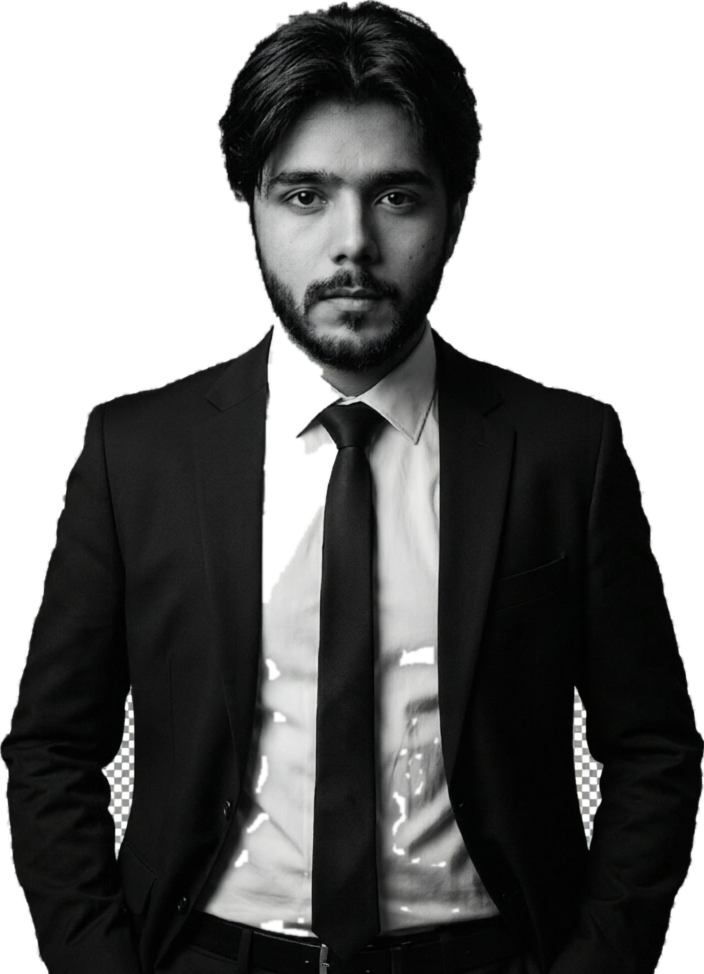
#> input picture assets/adil-photo-cutout-hd.png, 704 x 974 px
$ python make_silhouette.py ../assets/adil-photo-cutout-hd.png out.png
#> lines starting #> are read from the running program, lines starting #| are printed output that depends on the picture
#!/usr/bin/env python3
"""Remove a light checkerboard from a supplied black-silhouette PNG and make alpha.
The input silhouette itself is kept solid black; only the pale background is converted
into transparency. Usage: python tools/make_silhouette.py INPUT.png OUTPUT.png
"""
import argparse
from pathlib import Path
from PIL import Image, ImageOps

def main():
    ap=argparse.ArgumentParser();ap.add_argument('source');ap.add_argument('output');args=ap.parse_args()
    src=Image.open(args.source).convert('RGB')
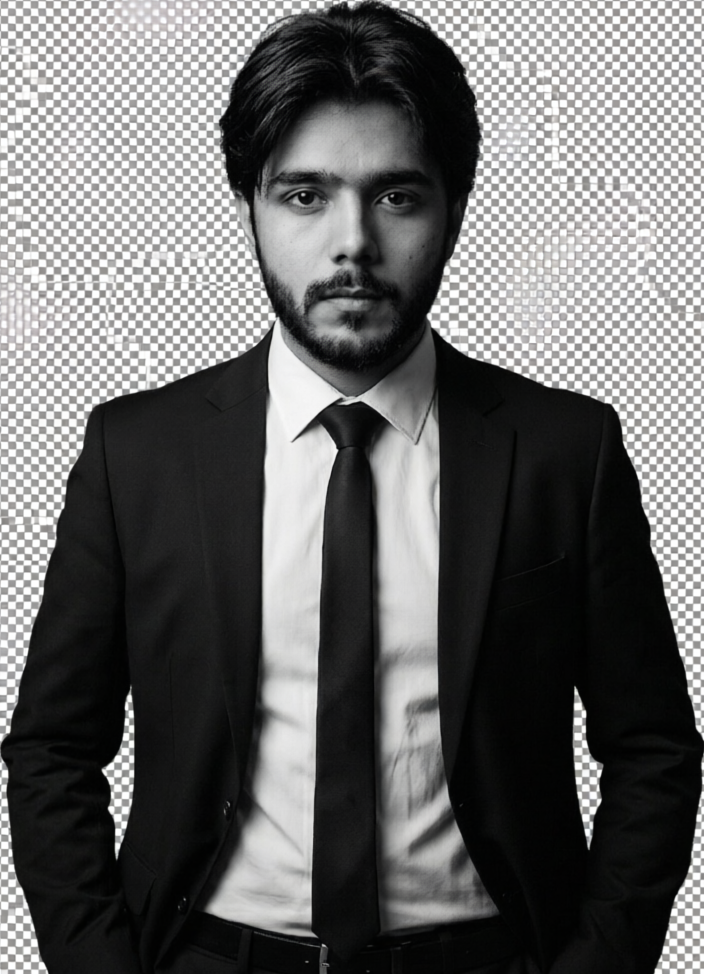
#> src: PIL image 704x974 RGB; mean R, G, B 104.3, 104.4, 104.2
    gray=ImageOps.grayscale(src)
    # The supplied checkerboard is light (>=~229 luma); all silhouette pixels are black.
    # A linear matte softly antialiases the silhouette edge without leaving checker squares.
    lut=[255 if v<=8 else 0 if v>=224 else round(255*(224-v)/(224-8)) for v in range(256)]
    alpha=gray.point(lut)
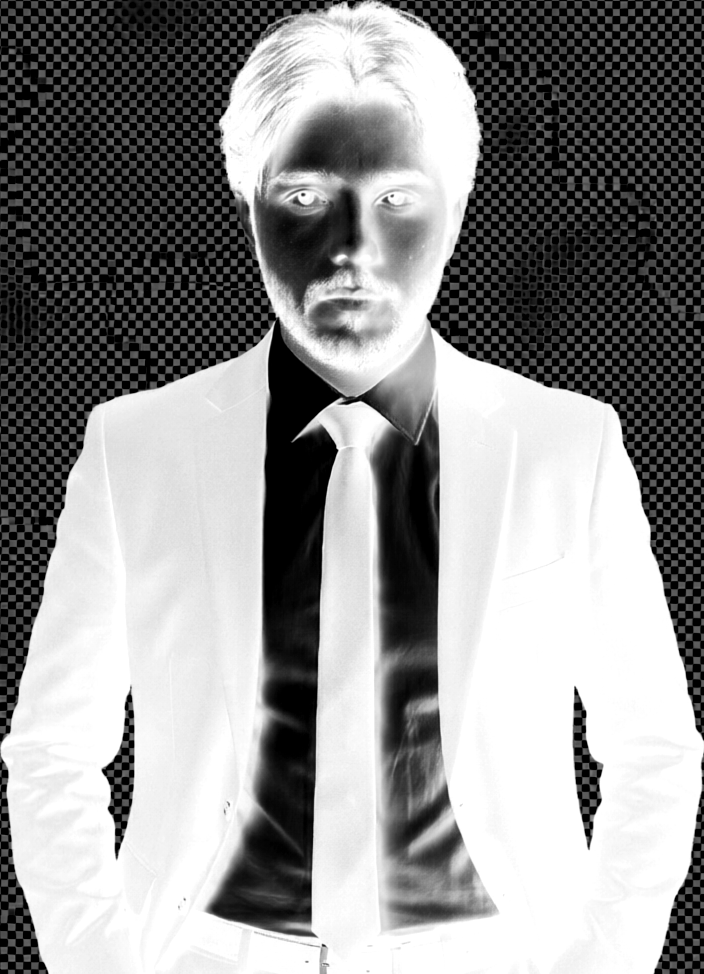
#> alpha: PIL image 704x974 L; min 0, max 255, mean 144.8
    # Tight crop plus a small transparent safety margin for clean scaling in the edit.
    box=alpha.point([255 if v>18 else 0 for v in range(256)]).getbbox()
#> box = (0, 0, 704, 974)
    if not box: raise ValueError('No dark silhouette found in input')
    l,t,r,b=box; pad=16
#> after `l, t, r, b = box`: l = 0; t = 0; r = 704; b = 974
    box=(max(0,l-pad),max(0,t-pad),min(src.width,r+pad),min(src.height,b+pad))
    rgba=Image.new('RGBA',src.size,(0,0,0,0));rgba.putalpha(alpha)
#> after `rgba = Image.new('RGBA', src.size, (0, 0, 0, 0))`: rgba: PIL image 704x974 RGBA; every value is 0
#> after `rgba.putalpha(alpha)`:
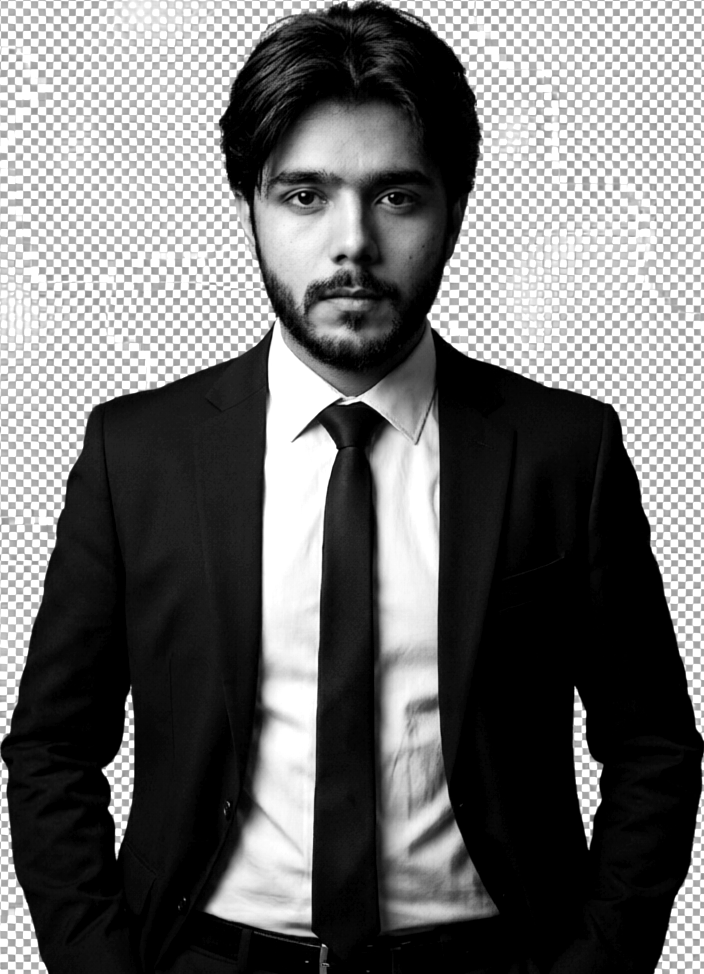
#> rgba: PIL image 704x974 RGBA; mean R, G, B, A 0, 0, 0, 144.8; transparent parts drawn white
    Path(args.output).parent.mkdir(parents=True,exist_ok=True)
    rgba.crop(box).save(args.output)
    print(f'Saved transparent silhouette: {args.output} ({box[2]-box[0]}x{box[3]-box[1]})')
#| Saved transparent silhouette: out.png (704x974)
if __name__=='__main__':main()

$ run again, on assets/adil-photo-cutout.png
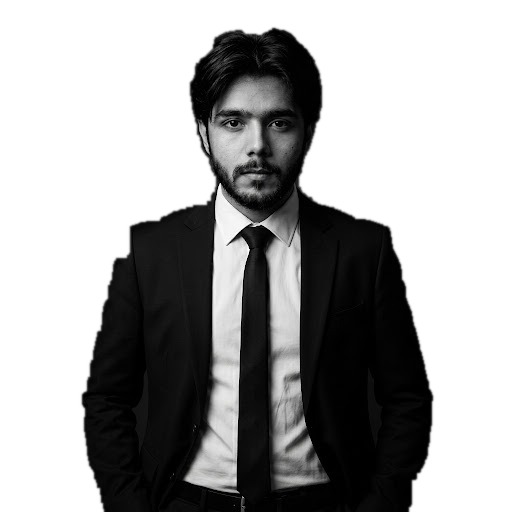
#> input picture assets/adil-photo-cutout.png, 512 x 512 px
#> in main, `alpha=gray.point(lut)`:
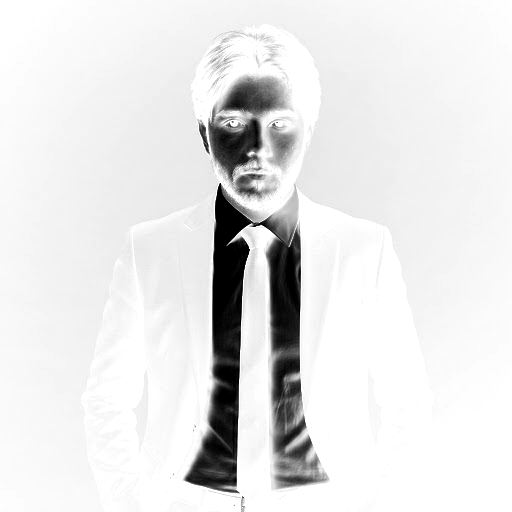
#> alpha: PIL image 512x512 L; min 0, max 255, mean 229.3
#> box = (0, 0, 512, 512)
#> l = 0; r = 512
#> rgba: PIL image 512x512 RGBA; every value is 0
#> in main, `rgba.putalpha(alpha)`:
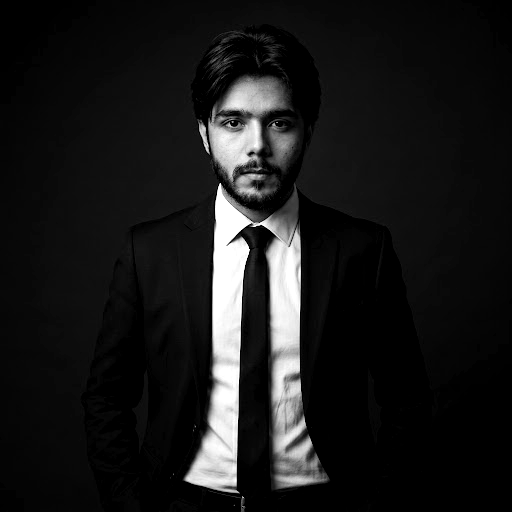
#> rgba: PIL image 512x512 RGBA; mean R, G, B, A 0, 0, 0, 229.3; transparent parts drawn white
#| Saved transparent silhouette: out.png (512x512)

$ run again, on assets/adil-portrait.jpg
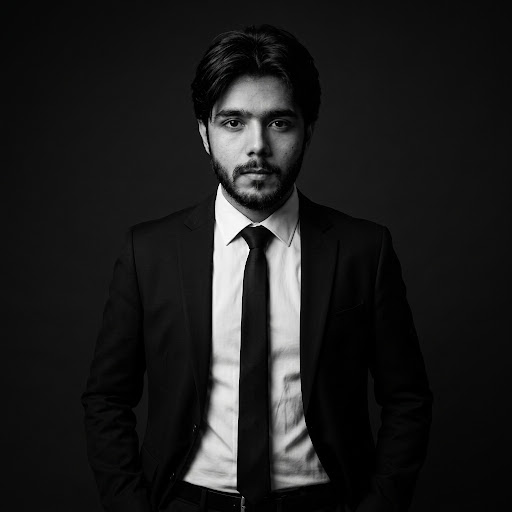
#> input picture assets/adil-portrait.jpg, 512 x 512 px
#> in main, src is the input picture: PIL image 512x512 RGB; mean R, G, B 28.9, 28.9, 28.9
#> in main, `alpha=gray.point(lut)`:
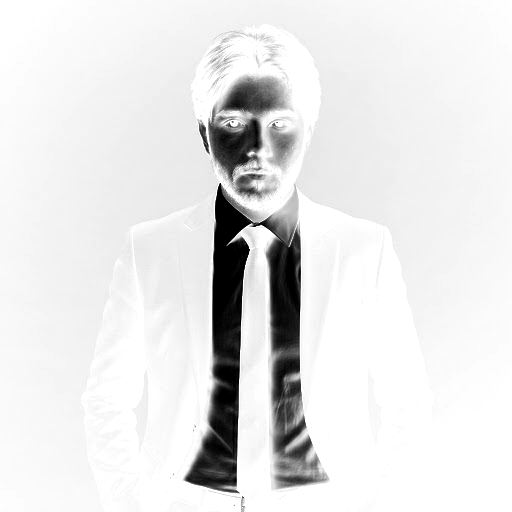
#> alpha: PIL image 512x512 L; min 0, max 255, mean 229.3
#> box = (0, 0, 512, 512)
#> l = 0; r = 512
#> rgba: PIL image 512x512 RGBA; every value is 0
#> in main, `rgba.putalpha(alpha)`:
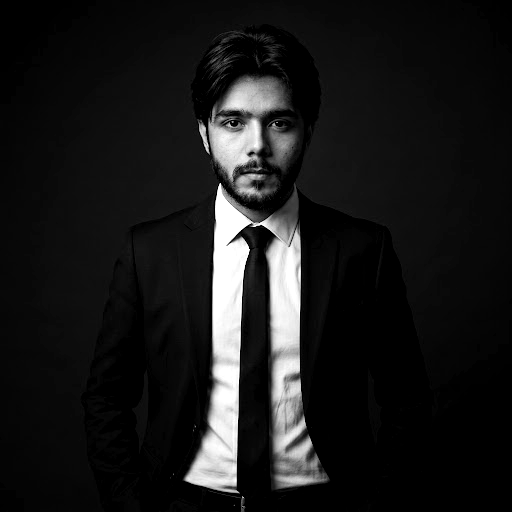
#> rgba: PIL image 512x512 RGBA; mean R, G, B, A 0, 0, 0, 229.3; transparent parts drawn white
#| Saved transparent silhouette: out.png (512x512)
